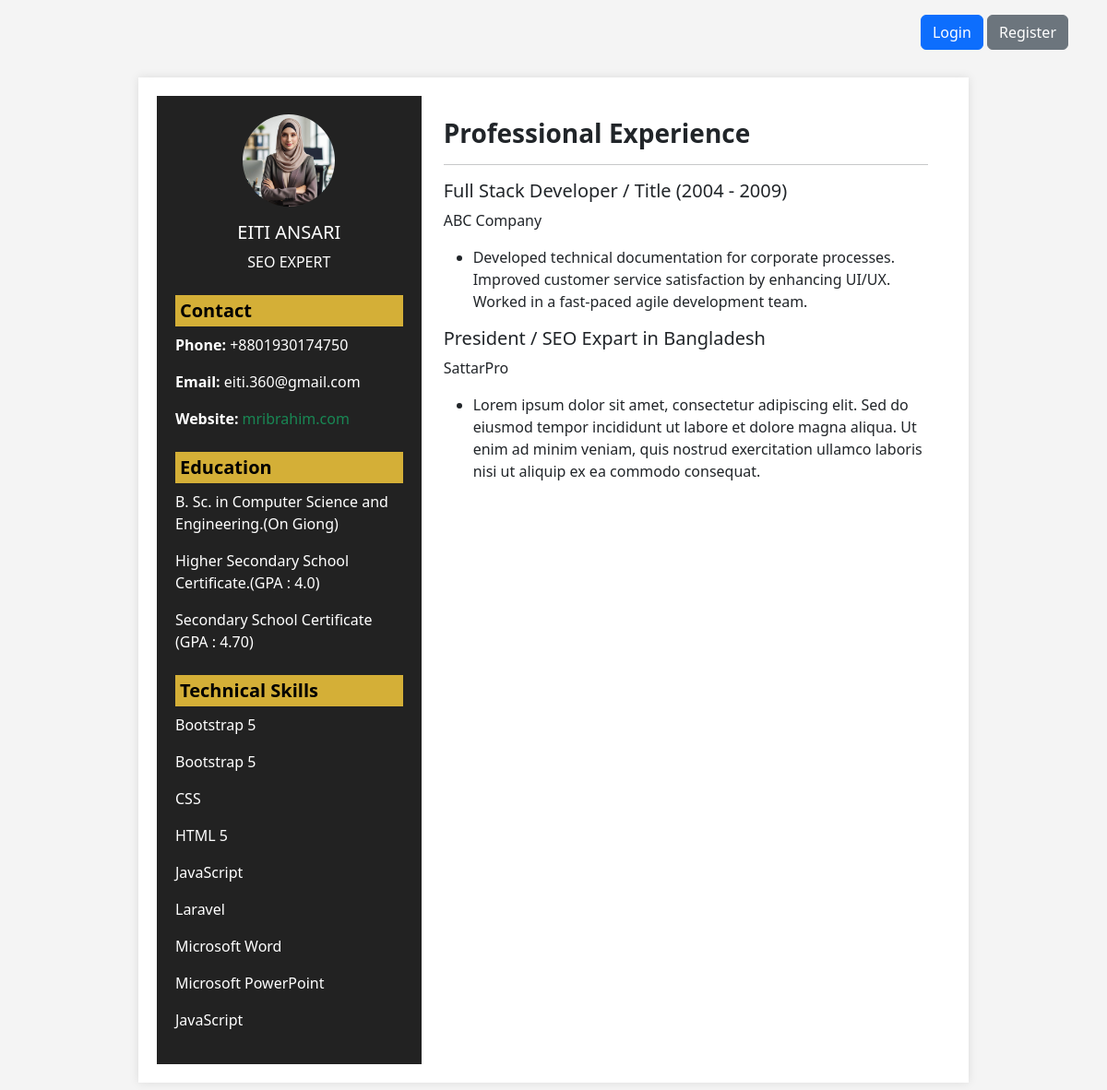
The page /pages/index.php on the database its author committed.
### tables this page shows
CREATE TABLE `users` (
  `id` int(11) NOT NULL,
  `fname` varchar(256) NOT NULL,
  `lname` varchar(256) NOT NULL,
  `email` varchar(256) NOT NULL,
  `mobile` varchar(256) NOT NULL,
  `password` varchar(256) NOT NULL,
  `designation` varchar(256) NOT NULL
);

CREATE TABLE `contact` (
  `id` int(11) NOT NULL,
  `mobile` varchar(256) NOT NULL,
  `email` varchar(256) NOT NULL,
  `website` varchar(256) NOT NULL
);

CREATE TABLE `education` (
  `id` int(11) NOT NULL,
  `bsc` varchar(256) NOT NULL,
  `hsc` varchar(256) NOT NULL,
  `ssc` varchar(256) NOT NULL
);

CREATE TABLE `skils` (
  `id` int(11) NOT NULL,
  `skill` varchar(256) NOT NULL
);

CREATE TABLE `experience` (
  `id` int(11) NOT NULL,
  `position` varchar(256) NOT NULL,
  `title` varchar(256) NOT NULL,
  `company` varchar(256) NOT NULL,
  `description` varchar(256) NOT NULL
);

### pages/index.php (the view, shortened to what this page needs)
<?php include 'includes/header.php'; ?>
<div class="container text-end mt-3">
    <a href="login.php" class="btn btn-primary">Login</a>
    <a href="register.php" class="btn btn-secondary">Register</a>
</div>
<div class="resume-container row">
    <div class="col-md-4 left-section">
        <?php
        $link = mysqli_connect('localhost', 'root', '', 'php-15-database');
        ?>
        <div class="text-center">
            <img src="../assets/img/profile.jpeg" alt="Profile" class="profile-img mb-3">
            <?php
            $sql = "SELECT * FROM users ORDER BY id LIMIT 1";
            $res = mysqli_query($link, $sql);
            $profile = mysqli_fetch_assoc($res);
            ?>
            <h5 class="text-uppercase">
                <?php if ($profile){
                echo $profile['fname'];
                echo $profile['lname'];
                } ?>
            </h5>
            <p class="text-uppercase">
                <?php if ($profile){
                    echo $profile['designation'];
                }else{
                    echo 'Freelance Writer';
                } ?>
            </p>
        </div>
        <?php
        $sql = "SELECT * FROM contact ORDER BY id DESC LIMIT 1";
        $res = mysqli_query($link, $sql);
        $contact = mysqli_fetch_assoc($res);
        ?>
        <div class="mt-4">
            <h5 class="section-title">Contact</h5>
            <?php if ($contact) { ?>
                <p><strong>Phone: </strong> <?php echo $contact['mobile']; ?></p>
                <p><strong>Email:</strong> <?php echo $contact['email']; ?></p>
                <p class="d-flex"><strong>Website: </strong>
                    <a class="nav-link text-success px-1" href="<?php echo $contact['website']; ?>" target="_blank">
                        <?php echo $contact['website']; ?>
                    </a>
                </p>
            <?php } else { ?>
                <p>No contact information available.</p>
            <?php } ?>
        </div>
        <div class="mt-4">
            <h5 class="section-title">Education</h5>
            <?php
            $sql = "SELECT * FROM education ORDER BY id DESC LIMIT 1";
            $res = mysqli_query($link, $sql);
            $education = mysqli_fetch_assoc($res);
            if ($contact) {
            ?>
            <p> <?php echo $education['bsc']; ?></></p>
            <p> <?php echo $education['hsc']; ?></p>
            <p> <?php echo $education['ssc']; ?></p>
            <?php } else { ?>
                <p>No contact information available.</p>
            <?php } ?>
        </div>
        <?php
        $sql = "SELECT * FROM skils";
        $res = mysqli_query($link, $sql);
        if ($res) {
            $technicalSkills = mysqli_fetch_all($res, MYSQLI_ASSOC);
        } else {
            $technicalSkills = [];
        }
        ?>
        <div class="mt-4">
            <h5 class="section-title">Technical Skills</h5>
            <?php foreach ($technicalSkills as $technicalSkill) { ?>
                <p><?php echo $technicalSkill['skill']; ?></p>
            <?php } ?>
        </div>
    </div>
    <?php
    $sql = "SELECT * FROM experience";
    $res = mysqli_query($link, $sql);
    ?>
    <div class="col-md-8 p-4">
        <h3 class="fw-bold">Professional Experience</h3>
        <hr>
        <div>
            <?php while ($exp = mysqli_fetch_assoc($res)) { ?>
                <h5><?php echo $exp['position']; ?> / <?php echo $exp['title']; ?></h5>
                <p><?php echo $exp['company']; ?></p>
                <ul>
                    <li><?php echo $exp['description']; ?></li>
                </ul>
            <?php } ?>
        </div>
    </div>
<?php include 'includes/footer.php'; ?>

### pages/includes/header.php (shortened to what this page needs)
<!DOCTYPE html>
<html lang="en">
<head>
    <link href="../assets/css/bootstrap.min.css" rel="stylesheet">
    <link href="https://cdnjs.cloudflare.com/ajax/libs/font-awesome/6.4.2/css/all.min.css" rel="stylesheet">
</head>
<body>

### pages/includes/footer.php (shortened to what this page needs)
</body>
</html>

### pages/includes/header.php (style rules this page uses)
body { background-color: #f4f4f4; }
.resume-container { max-width: 900px; margin: 30px auto; background: #fff; padding: 20px; box-shadow: 0 0 10px rgba(0, 0, 0, 0.1); }
.left-section { background: #222; color: white; padding: 20px; }
.profile-img { width: 100px; height: 100px; border-radius: 50%; object-fit: cover; }
.section-title { background: #d4af37; padding: 5px; color: black; font-weight: bold; }

### rows shown on the page
users: fname "EITI", lname "ANSARI", designation "SEO EXPERT"
contact: mobile "+8801930174750", email "eiti.360@gmail.com", website "mribrahim.com"
education: bsc "B. Sc. in Computer Science and Engineering.(On Giong)", hsc "Higher Secondary School Certificate.(GPA : 4.0)", ssc "Secondary School Certificate (GPA : 4.70)"
skils: skill "Bootstrap 5"
skils: skill "Bootstrap 5"
skils: skill "CSS"
skils: skill "HTML 5"
skils: skill "JavaScript"
skils: skill "Laravel"
skils: skill "Microsoft Word"
skils: skill "Microsoft PowerPoint"
skils: skill "JavaScript"
experience: position "Full Stack Developer", title "Title (2004 - 2009)", company "ABC Company", description "Developed technical documentation for corporate processes. Improved customer service satisfaction by enhancing UI/UX. Worked in a fast-paced agile development team."
experience: position "President", title "SEO Expart in Bangladesh", company "SattarPro", description "Lorem ipsum dolor sit amet, consectetur adipiscing elit. Sed do eiusmod tempor incididunt ut labore et dolore magna aliqua. Ut enim ad minim veniam, quis nostrud exercitation ullamco laboris nisi ut aliquip ex ea commodo consequat."
